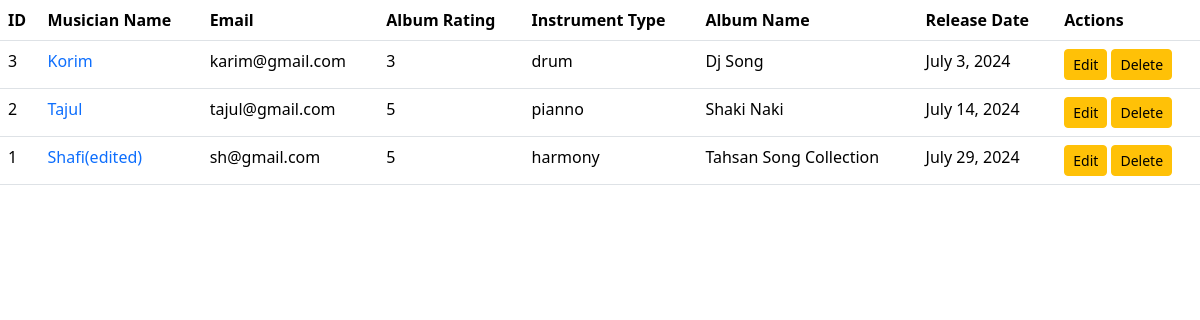
The page / on the database its author committed.
### albums/models.py (models this page shows, shortened)
class AlbumEntry(models.Model):
    album_name = models.CharField(max_length=100)
    musician = models.ForeignKey(MusicianDetails,on_delete = models.CASCADE)
    Release_date= models.DateField()
    ratings = [
    ('1', '1'),
    ('2', '2'),
    ('3', '3'),
    ('4', '4'),
    ('5', '5'),
    ]
    rating = models.CharField(choices=ratings, max_length=5)

### musician/models.py (models this page shows, shortened)
class MusicianDetails(models.Model):
    First_name = models.CharField(max_length=100)
    Last_name = models.CharField(max_length=100)
    Email=models.EmailField()
    Phone_No= models.CharField(max_length=100)
    instrument_type =[
        ('drum', 'drum'),
        ('pianno', 'pianno'),
        ('harmony', 'harmony'),
    ]
    favo_instrument= models.CharField(max_length=10,choices=instrument_type)

### music/views.py (the view)
# urls.py: path('', views.show_musicians, name = 'homepage')
def show_musicians(request):
    musicians = AlbumEntry.objects.all()
    return render(request,'home.html',{'musicians':musicians})

### templates/home.html
{% extends 'base.html' %}
{% block content %}
{% load crispy_forms_tags %}
<div class="d-flex justify-content-center w-100 align-items-center">
    <table class="table">
        <thead>
            <tr>
                <th scope="col">ID</th>
                <th scope="col">Musician Name</th>
                <th scope="col">Email</th>
                <th scope="col">Album Rating</th>
                <th scope="col">Instrument Type</th>
                <th scope="col">Album Name</th>
                <th scope="col">Release Date</th>
                <th scope="col">Actions</th>
            </tr>
        </thead>
        <tbody>
            {% for m in musicians %}
            <tr>
                <td>{{m.musician.id}}</td>
                <td><a class="text-decoration-none" href="{% url 'edit_musician' m.musician.id %}">{{m.musician.First_name}}</a></td>
                <td>{{m.musician.Email}}</td>
                <td>{{m.rating}}</td>
                <td>{{m.musician.favo_instrument}}</td>
                <td>{{m.album_name}}</td>
                <td>{{m.Release_date}}</td>
                <td><a href="{% url 'edit_album' m.musician.id %}" class="btn btn-warning btn-sm">Edit</a>
                <a href="{% url 'delete_temp' m.id %}" class="btn btn-warning  btn-sm">Delete</a></td>
            </tr>
            {% endfor %}
        </tbody>
    </table>
</div>
{% endblock %}

### templates/base.html (shortened to what this page needs)
<!DOCTYPE html>
<html lang="en">
<head>
    <link href="https://cdn.jsdelivr.net/npm/bootstrap@5.3.3/dist/css/bootstrap.min.css" rel="stylesheet"
>
</head>
<body>
    {% block content %}
    {% endblock %}
</body>
</html>

### rows shown on the page
AlbumEntry: musician.id "3", musician.First_name "Korim", musician.Email "karim@gmail.com", rating "3", musician.favo_instrument "drum", album_name "Dj Song", Release_date "July 3, 2024"
AlbumEntry: musician.id "2", musician.First_name "Tajul", musician.Email "tajul@gmail.com", rating "5", musician.favo_instrument "pianno", album_name "Shaki Naki", Release_date "July 14, 2024"
AlbumEntry: musician.id "1", musician.First_name "Shafi(edited)", musician.Email "sh@gmail.com", rating "5", musician.favo_instrument "harmony", album_name "Tahsan Song Collection", Release_date "July 29, 2024"
